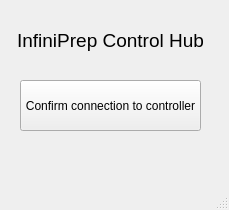
<?xml version="1.0" encoding="UTF-8"?>
<ui version="4.0">
 <class>MainWindow</class>
 <widget class="QMainWindow" name="MainWindow">
  <property name="geometry">
   <rect>
    <x>0</x>
    <y>0</y>
    <width>229</width>
    <height>210</height>
   </rect>
  </property>
  <property name="windowTitle">
   <string>MainWindow</string>
  </property>
  <widget class="QWidget" name="centralwidget">
   <widget class="QPushButton" name="pushButton">
    <property name="geometry">
     <rect>
      <x>20</x>
      <y>80</y>
      <width>181</width>
      <height>51</height>
     </rect>
    </property>
    <property name="text">
     <string>Confirm connection to controller</string>
    </property>
   </widget>
   <widget class="QLabel" name="label">
    <property name="geometry">
     <rect>
      <x>10</x>
      <y>20</y>
      <width>201</width>
      <height>41</height>
     </rect>
    </property>
    <property name="font">
     <font>
      <pointsize>14</pointsize>
     </font>
    </property>
    <property name="text">
     <string>InfiniPrep Control Hub</string>
    </property>
    <property name="alignment">
     <set>Qt::AlignCenter</set>
    </property>
   </widget>
  </widget>
  <widget class="QMenuBar" name="menubar">
   <property name="geometry">
    <rect>
     <x>0</x>
     <y>0</y>
     <width>229</width>
     <height>21</height>
    </rect>
   </property>
  </widget>
  <widget class="QStatusBar" name="statusbar"/>
 </widget>
 <resources/>
 <connections/>
</ui>
